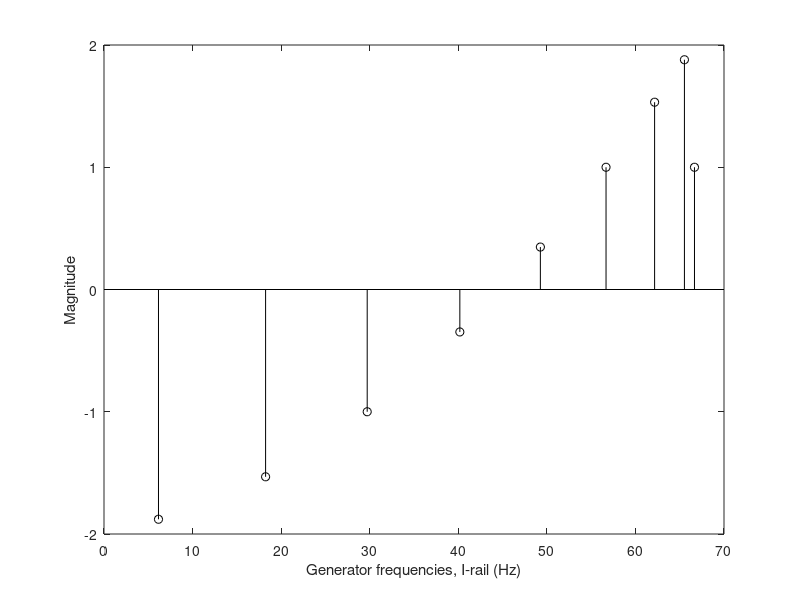
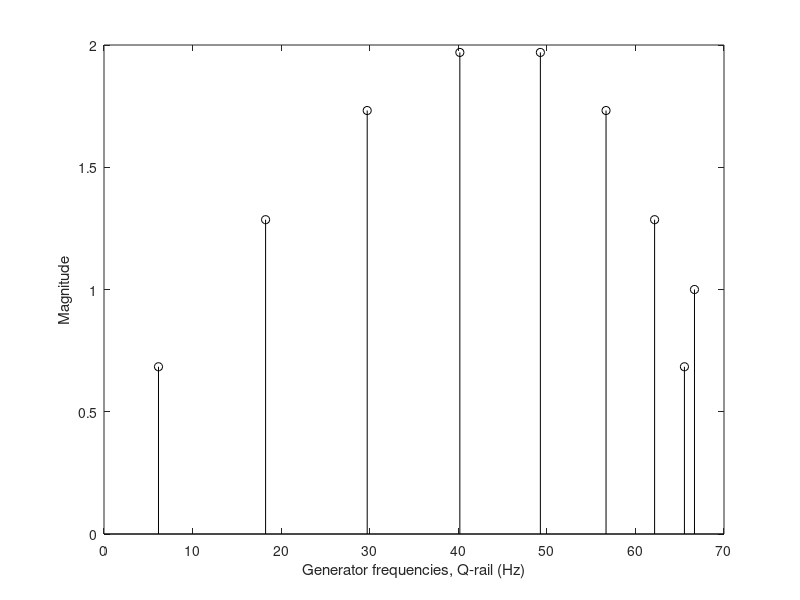
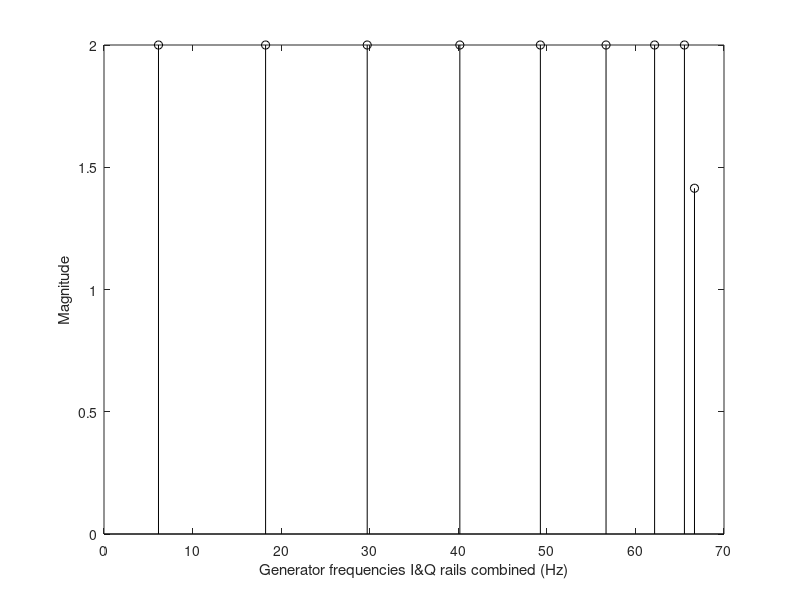
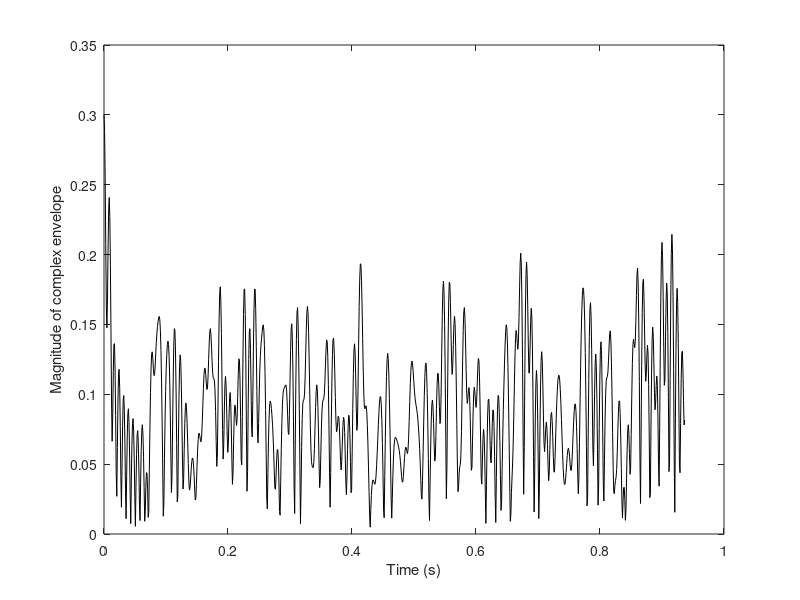

The MATLAB source for these figures, in order: (Note: this script raises an error after producing the figures.)
%
% project53
%
%========================================================================
clear
close all
clc
% basic inputs ==========================================================

fc=2000;       % MHz  Carrier frequency
F=16;          % sampling rate: fraction of wave length
V=10;          %  m/s MS1 speed 
NFFT=1024;     % Number of points in FFT
Nsamples=1000; % Number of samples 
avPower=-20;   % 0.5*sigma^2  RMSsquared value
N0= 8;        % number of sinusoidal generators -1
N=2*(2*N0+1);  % equivalent number of rays

% indirect parameters ===================================================
lambdac=300/fc;                 % m wavelength
Dx=lambdac/F;                   % m sampling spacing 
ts=Dx/V;                        % s time sampling interval
fs=1/ts;                        % Hz sampling frequency
kc=2*pi/lambdac;                % propagation constant

a=sqrt(2*10.^(avPower/10)/N)    % magnitude of echoes
sigma=sqrt(0.5*10.^(avPower/10))

fm=V/lambdac;                    % max Doppler shift

timeaxis=ts.*[0:Nsamples-1];

% generator ======================================================= 

nn=[1:N0]';
dopplerfreqs=fm*cos(2*pi*nn/N);

% magnitudedopplerfreqs=ones(length(dopplerfreqs),1)*2;
% magnitudedopplerfreqs=[magnitudedopplerfreqs; sqrt(2)];
% figure,stem([dopplerfreqs; fm ],magnitudedopplerfreqs)

beta=pi*nn/(N0+1);   % phases and amplifier gains
alpha=pi/4;             % phases and amplifier gains

betaaux=repmat(beta,1,length(timeaxis));
Iaux=2*cos(betaaux).*cos(2*pi*dopplerfreqs*timeaxis);
Qaux=2*sin(betaaux).*cos(2*pi*dopplerfreqs*timeaxis);

Iaux2=(1/sqrt(2))*2*cos(alpha).*cos(2*pi*fm*timeaxis);
Qaux2=(1/sqrt(2))*2*sin(alpha).*cos(2*pi*fm*timeaxis);

Iaux=[Iaux; Iaux2]; 
Qaux=[Qaux; Qaux2]; 

% plotting the amplified amplitudes of sines and cosines

aI=2*cos(beta);
aI=[aI; sqrt(2)*cos(alpha)];

aQ=2*sin(beta);
aQ=[aQ; sqrt(2)*sin(alpha)];

figure,stem([dopplerfreqs; fm ],aI,'k')
xlabel('Generator frequencies, I-rail (Hz)') 
ylabel('Magnitude')
figure,stem([dopplerfreqs; fm ],aQ,'k')
xlabel('Generator frequencies, Q-rail (Hz)') 
ylabel('Magnitude')
figure,stem([dopplerfreqs; fm ],sqrt(aI.^2+aQ.^2),'k')
xlabel('Generator frequencies I&Q rails combined (Hz)') 
ylabel('Magnitude')

% complex envelope =============================================

I=sum(Iaux);      % sum all rays on in-phase rail
Q=sum(Qaux);      % sum all rays on quadrature rail
r=(I+j.*Q);       % complex envelope 
r=r*a;            % and normalize complex envelope 

% plot amplitude and phase =============================================
figure,plot(timeaxis,abs(r),'k')
xlabel('Time (s)')
ylabel('Magnitude of complex envelope')

figure,plot(timeaxis,20*log10(abs(r)),'k')
xlabel('Time (s)')
ylabel('Magnitude of complex envelope (dB)')

figure,plot(timeaxis,angle(r),'k')
xlabel('Time (s)')
ylabel('Modulo-\pi phase of complex envelope (rad)')

figure,plot(timeaxis,unwrap(angle(r)),'k')
xlabel('Time (s)')
ylabel('Absolute phase of complex envelope (rad)')

% plot normalized RF spectrum ===============================
spectrumr=fftshift((abs(fft(r,NFFT))).^2);
freqaxis=[0:NFFT-1]*fs/NFFT-fs/2;
figure,plot(freqaxis,spectrumr,'k')
xlabel('Doppler shift (Hz)')
ylabel('Frequency response (dB/max)')
title('Doppler spectrum')

% calculate autocorrelation function ===================================
correl=xcorr(r,'coeff');
correl=real(correl);
correlaxis=([0:length(correl)-1]-length(correl)/2+1)*ts;
correltheoretical=(besselj(0,2*pi*fm*correlaxis));

figure,plot(correlaxis,correl,'k:',correlaxis,real(correltheoretical),'k')
legend('Simulation','Theoretical')
xlabel('Time lag (s)')
ylabel('Correlation coefficient')

% calculae correlation between in-phase and quadrature sereis
xcorrel=xcorr(real(r),imag(r),'coeff');
correlaxis=([0:length(correl)-1]-length(correl)/2+1)*ts;
figure,plot(correlaxis,xcorrel,'k')
xlabel('Time lag (s)')
ylabel('Cross-correlation coefficient')
title('I v. Q cross-correlation coefficient') 

% Calculate distributions of in-phase and quadrature rails
[CDFxI,CDFyI]=fCDF(real(r));
[CDFxQ,CDFyQ]=fCDF(imag(r));
[CDFyTheoretical]=GaussianCDF(0,sigma,CDFxI);
figure,plot(CDFxI,CDFyTheoretical,'k',CDFxI,CDFyI,'+',CDFxQ,CDFyQ,'^')
xlabel('I/Q rail value in linear units')
ylabel('Probability the abscissa is not exceeded')
title('CDFs of in-phase and Quadrature components') 
legend('Gaussian','I-Rail','Q-Rail')


% Calculate CDF of magnitude =======================================
[CDFx,CDFy]=fCDF(abs(r));

[CDFyTH]=RayleighCDF(sigma,CDFx);
figure,plot(CDFx,CDFy,'k:',CDFx,CDFyTH,'k')
xlabel('Magnitude of complex signal')
ylabel('Probability the abscissa is not exceeded')
title('Simulated and Rayleigh theoretical CDFs') 
legend('Simulated','Rayleigh')

% Calculate histogram of phase =======================================

[histy,histx]=hist(angle(r),20);
histy=histy/length(angle(r));     % normalize histigram for total probability equal one
figure,bar(histx,histy,'k')
xlabel('Phase (rad)')
ylabel('Probability')
title('Phase histogram')
